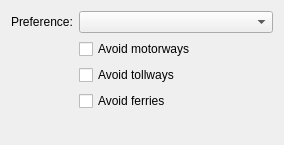
<?xml version="1.0" encoding="UTF-8"?>
<ui version="4.0">
 <class>MapQuestConfigWidget</class>
 <widget class="QWidget" name="MapQuestConfigWidget">
  <property name="geometry">
   <rect>
    <x>0</x>
    <y>0</y>
    <width>284</width>
    <height>145</height>
   </rect>
  </property>
  <layout class="QFormLayout" name="formLayout">
   <item row="0" column="0">
    <widget class="QLabel" name="label">
     <property name="text">
      <string>Preference:</string>
     </property>
    </widget>
   </item>
   <item row="0" column="1">
    <widget class="QComboBox" name="preference"/>
   </item>
   <item row="1" column="1">
    <widget class="QCheckBox" name="noMotorways">
     <property name="text">
      <string>Avoid motorways</string>
     </property>
    </widget>
   </item>
   <item row="2" column="1">
    <widget class="QCheckBox" name="noTollways">
     <property name="text">
      <string>Avoid tollways</string>
     </property>
    </widget>
   </item>
   <item row="3" column="1">
    <widget class="QCheckBox" name="noFerries">
     <property name="text">
      <string>Avoid ferries</string>
     </property>
    </widget>
   </item>
  </layout>
 </widget>
 <resources/>
 <connections/>
</ui>
